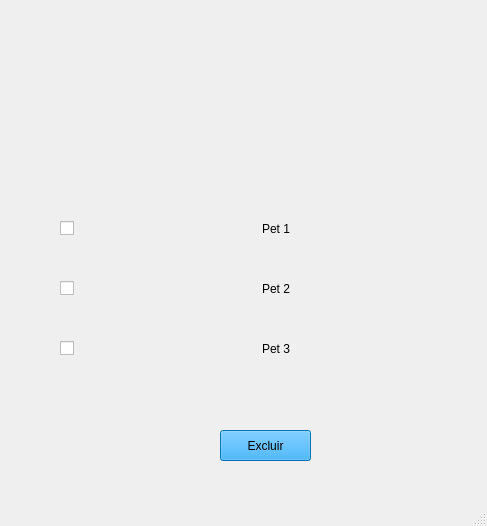
<?xml version="1.0" encoding="UTF-8"?>
<ui version="4.0">
 <class>MainWindow</class>
 <widget class="QMainWindow" name="MainWindow">
  <property name="geometry">
   <rect>
    <x>0</x>
    <y>0</y>
    <width>487</width>
    <height>526</height>
   </rect>
  </property>
  <property name="windowTitle">
   <string>MainWindow</string>
  </property>
  <widget class="QWidget" name="centralwidget">
   <widget class="QLabel" name="label">
    <property name="geometry">
     <rect>
      <x>-4</x>
      <y>2</y>
      <width>491</width>
      <height>501</height>
     </rect>
    </property>
    <property name="text">
     <string/>
    </property>
    <property name="pixmap">
     <pixmap>../../../../../../../../Downloads/Seja bem-vindo (9).png</pixmap>
    </property>
   </widget>
   <widget class="QCheckBox" name="checkBox_pet">
    <property name="geometry">
     <rect>
      <x>60</x>
      <y>220</y>
      <width>411</width>
      <height>17</height>
     </rect>
    </property>
    <property name="text">
     <string>                                                       Pet 1 </string>
    </property>
   </widget>
   <widget class="QCheckBox" name="checkBox_pet2">
    <property name="geometry">
     <rect>
      <x>60</x>
      <y>280</y>
      <width>361</width>
      <height>17</height>
     </rect>
    </property>
    <property name="text">
     <string>                                                       Pet 2</string>
    </property>
   </widget>
   <widget class="QCheckBox" name="checkBox_pet3">
    <property name="geometry">
     <rect>
      <x>60</x>
      <y>340</y>
      <width>371</width>
      <height>17</height>
     </rect>
    </property>
    <property name="text">
     <string>                                                       Pet 3</string>
    </property>
   </widget>
   <widget class="QPushButton" name="btn_excluir2_2">
    <property name="geometry">
     <rect>
      <x>220</x>
      <y>430</y>
      <width>91</width>
      <height>31</height>
     </rect>
    </property>
    <property name="styleSheet">
     <string notr="true">background-color: rgb(2, 158, 255);</string>
    </property>
    <property name="text">
     <string>Excluir</string>
    </property>
   </widget>
  </widget>
  <widget class="QMenuBar" name="menubar">
   <property name="geometry">
    <rect>
     <x>0</x>
     <y>0</y>
     <width>487</width>
     <height>21</height>
    </rect>
   </property>
  </widget>
  <widget class="QStatusBar" name="statusbar"/>
 </widget>
 <resources/>
 <connections/>
</ui>
